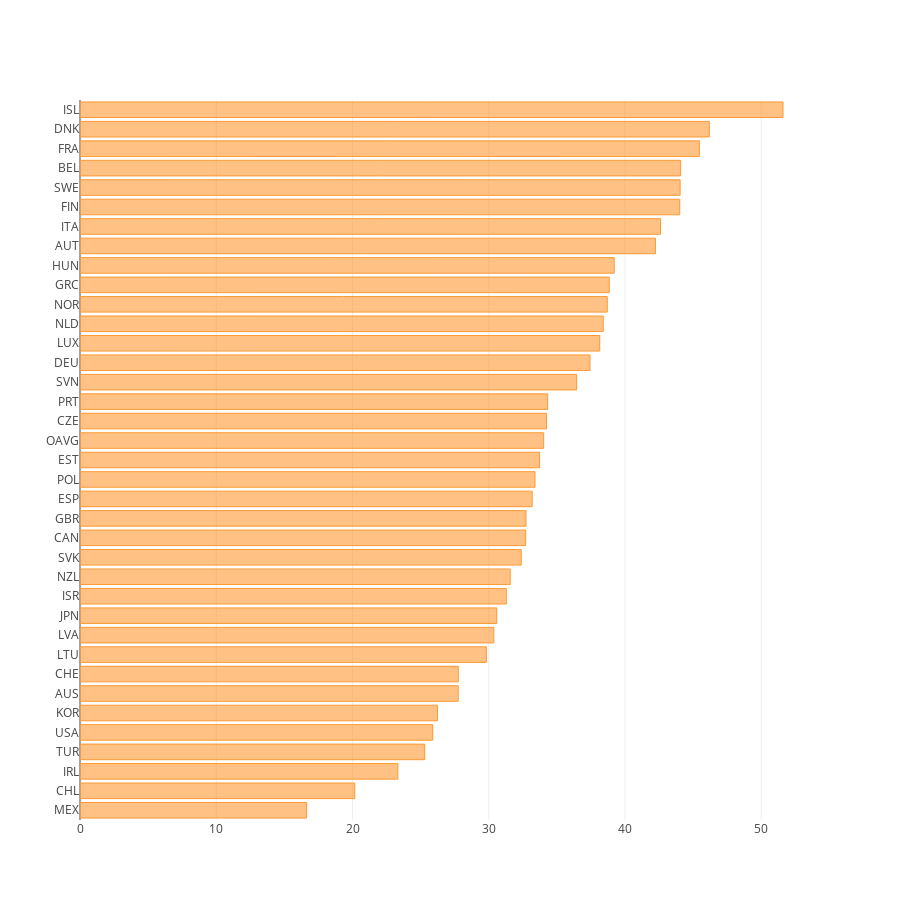

Write notebook code for a chart like this one.
### Markdown cell above
### OECD's Countries Tax Rates as Percentage of GDP, 2016

### Code cell
rev = rev[(rev['TIME']==2016) & (rev['MEASURE']=='PC_GDP')].sort_values(by='Value', ascending=True)

layout = cf.Layout(
    height=900,
    width=900)
rev.set_index('LOCATION')['Value'].iplot(kind='bar', orientation='h',theme='white', showgrid=False, layout=layout)

### Figure 1 — Plotly figure (JSON) as saved in the notebook; plotly's stock layout.template omitted (floating-point values rounded to 4 significant figures)
{"data": [{"marker": {"color": "rgba(255, 153, 51, 0.6)", "line": {"color": "rgba(255, 153, 51, 1.0)", "width": 1}}, "name": "Value", "orientation": "h", "text": "", "type": "bar", "uid": "afb49445-7d45-4a2b-a3d8-bf76cb2718ac", "x": [16.63, 20.16, 23.33, 25.3, 25.89, 26.24, 27.76, 27.76, 29.82, 30.37, 30.58, 31.29, 31.57, 32.38, 32.71, 32.73, 33.19, 33.39, 33.73, 34.03, 34.24, 34.32, 36.45, 37.43, 38.15, 38.4, 38.7, 38.84, 39.21, 42.23, 42.61, 44.02, 44.04, 44.08, 45.46, 46.19, 51.59], "y": ["MEX", "CHL", "IRL", "TUR", "USA", "KOR", "AUS", "CHE", "LTU", "LVA", "JPN", "ISR", "NZL", "SVK", "CAN", "GBR", "ESP", "POL", "EST", "OAVG", "CZE", "PRT", "SVN", "DEU", "LUX", "NLD", "NOR", "GRC", "HUN", "AUT", "ITA", "FIN", "SWE", "BEL", "FRA", "DNK", "ISL"]}], "layout": {"height": 900, "width": 900, "xaxis": {"autorange": true, "range": [0, 54.31], "type": "linear"}, "yaxis": {"autorange": true, "range": [-0.5, 36.5], "type": "category"}}}
